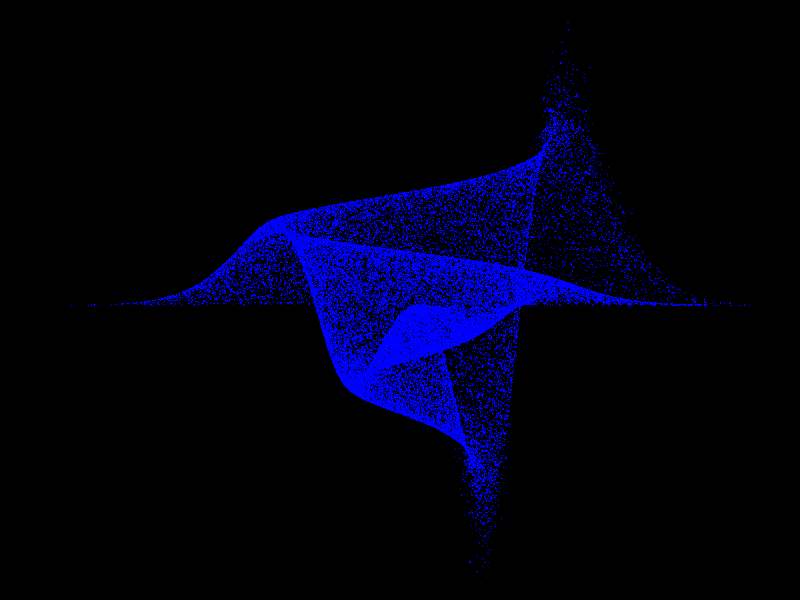

R code for this plot: (Note: this script raises an error after producing the figure.)
## ---- chunk 1
knitr::opts_chunk$set( warning=FALSE, message=FALSE)
## ---- chunk 2
moxbuller = function(n) {   
    u = runif(n)   
    v = runif(n)   
    x = cos(2*pi*u)*sqrt(-2*log(v))  
    y = sin(2*pi*v)*sqrt(-2*log(u))
    r = list(x=x, y=y)
    return(r) 
}
r = moxbuller(50000) 
par(bg="black") 
par(mar=c(0,0,0,0)) 
plot(r$x,r$y, pch=".", col="blue", cex=1.2)
## ---- chunk 3
htmltools::includeHTML("htmlChunkRelatedOther.html")
